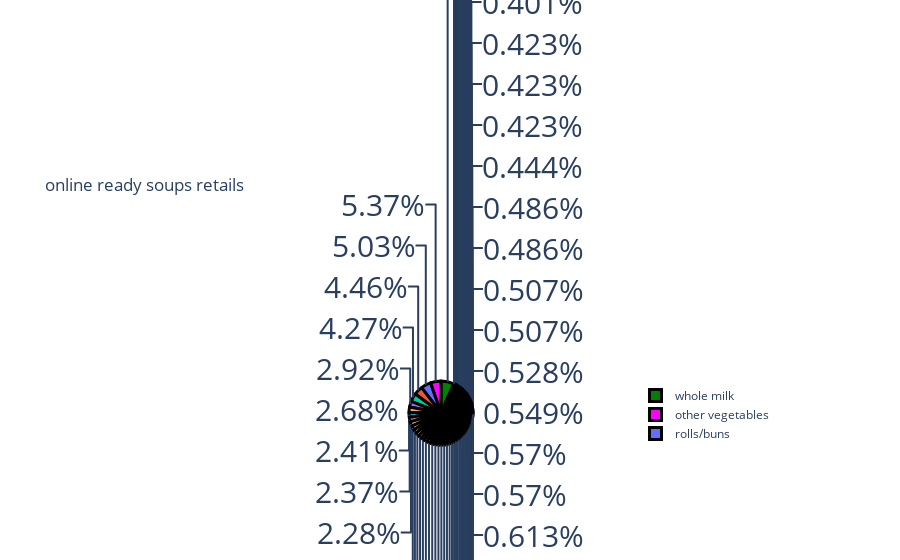

Notebook code for this chart:
### Code cell
retails3 = "ready soups"
retails3 = df[retails3].value_counts()
label = retails3.index
counts = retails3.values
colors = ['green', 'magenta']
fig = go.Figure(data=[go.Pie(labels=label, values=counts)])
fig.update_layout(title_text='online ready soups retails')
fig.update_traces(hoverinfo='label+value', textinfo='percent',textfont_size = 30,
                 marker=dict(colors=colors, line=dict(color='black', width=3)))
fig.show()

### Figure 1 — Plotly figure (JSON) as saved in the notebook; plotly's stock layout.template omitted (floating-point values rounded to 4 significant figures; data arrays with more than 128 entries replaced by an {"elided": "..."} marker saying what was removed)
{"data": [{"hoverinfo": "label+value", "labels": {"elided": "152 str values"}, "marker": {"colors": ["green", "magenta"], "line": {"color": "black", "width": 3}}, "textfont": {"size": 30}, "textinfo": "percent", "type": "pie", "values": {"elided": "152 int values"}}], "layout": {"autosize": true, "title": {"text": "online ready soups retails"}}}
